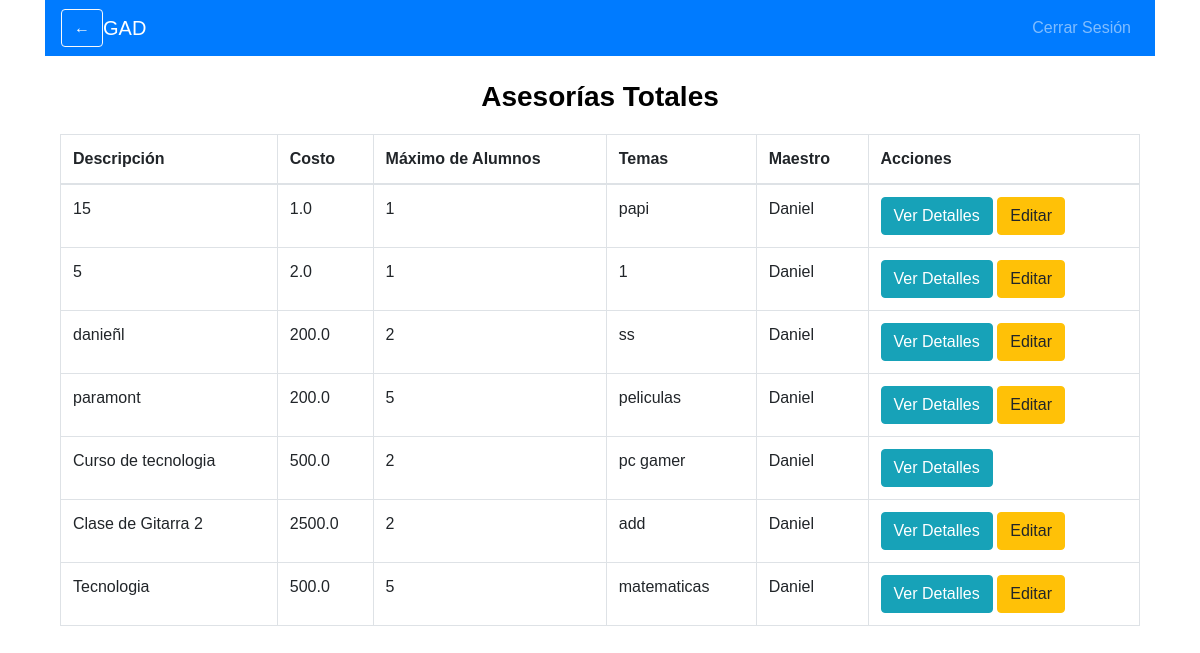
The page /ver_asesorias_totales (signed in) on the database as committed earlier.
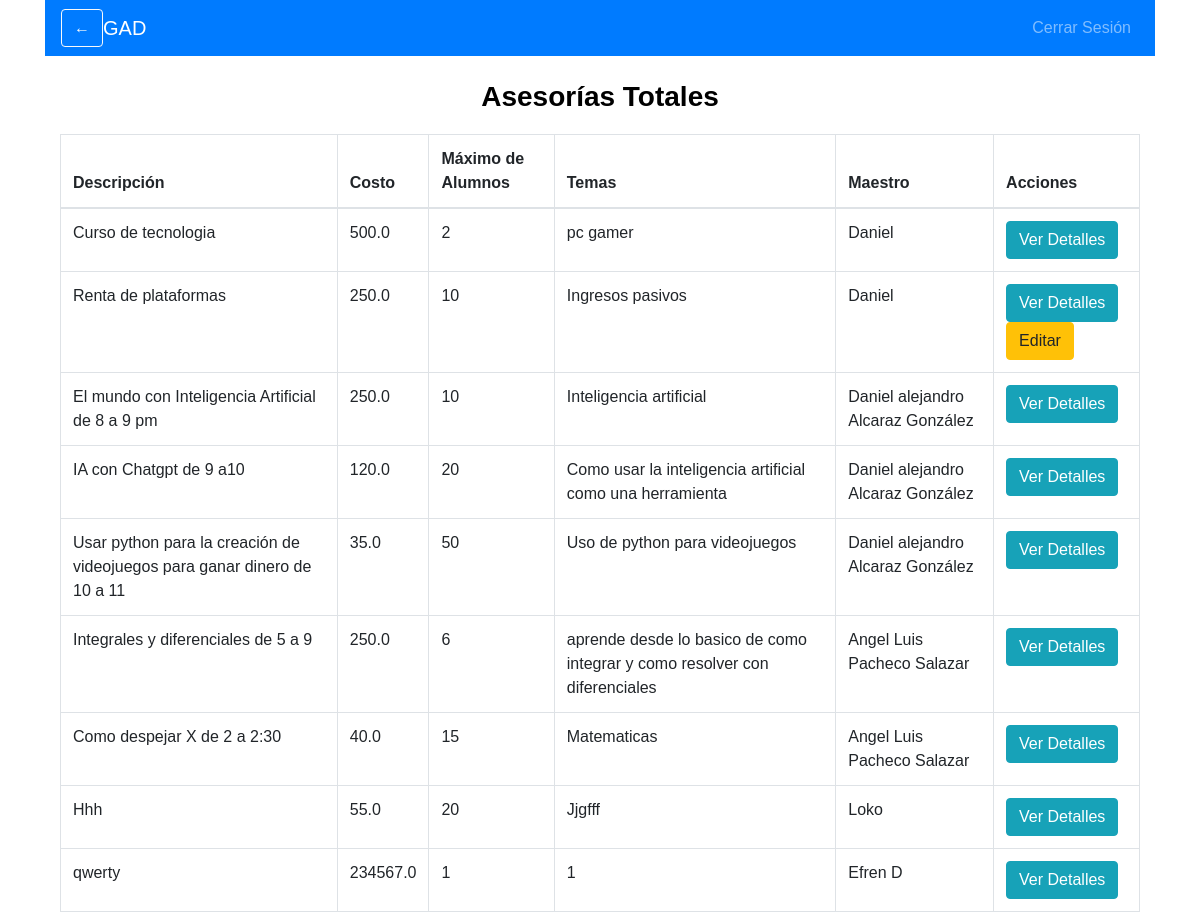
The same page on the database as committed later.
### ProyectoWeb/app.py (models this page shows)
class Asesoria(db.Model):
    id = db.Column(db.Integer, primary_key=True)
    descripcion = db.Column(db.String(200), nullable=False)
    costo = db.Column(db.Float, nullable=False)
    max_alumnos = db.Column(db.Integer, nullable=False)
    temas = db.Column(db.String(200), nullable=False)
    maestro_id = db.Column(db.Integer, db.ForeignKey('user.id'), nullable=False)
    alumnos = db.relationship('User', secondary=asesoria_alumno, back_populates='asesorias')
    total_pagado = db.Column(db.Float, default=0.0)
    meet_link = db.Column(db.String(200), nullable=True)

class User(UserMixin, db.Model):
    id = db.Column(db.Integer, primary_key=True)
    nombre = db.Column(db.String(100), nullable=False)
    email = db.Column(db.String(100), unique=True, nullable=False)
    password = db.Column(db.String(100), nullable=False)
    rol = db.Column(db.String(10), nullable=False)
    especializacion = db.Column(db.String(200), nullable=True)  # Nueva columna
    foto = db.Column(db.String(200), nullable=True)  # Nueva columna
    edad = db.Column(db.Integer, nullable=True)  # Nueva columna
    nivel = db.Column(db.String(50), nullable=True)  # Nueva columna
    asesorias = db.relationship('Asesoria', secondary=asesoria_alumno, back_populates='alumnos')

### ProyectoWeb/app.py (the view)
@app.route('/ver_asesorias_totales')
@login_required
def ver_asesorias_totales():
    asesorias = db.session.query(Asesoria, User).join(User, Asesoria.maestro_id == User.id).all()
    return render_template('ver_asesorias_totales.html', asesorias=asesorias)

### ProyectoWeb/app.py (called while the page is built)
@login_manager.user_loader
def load_user(user_id):
    return User.query.get(int(user_id))

### ProyectoWeb/templates/ver_asesorias_totales.html
{% extends 'base.html' %}
{% block content %}
<nav class="navbar navbar-expand-lg navbar-dark bg-primary">
    <button class="btn btn-outline-light" onclick="window.history.back();">←</button>
    <a class="navbar-brand" href="#">GAD</a>
    <div class="collapse navbar-collapse">
        <ul class="navbar-nav ml-auto">
            <li class="nav-item">
                <a class="nav-link" href="{{ url_for('logout') }}">Cerrar Sesión</a>
            </li>
        </ul>
    </div>
</nav>
<div class="container mt-4">
    <h2 class="text-center">Asesorías Totales</h2>
    <table class="table table-bordered mt-3">
        <thead>
            <tr>
                <th>Descripción</th>
                <th>Costo</th>
                <th>Máximo de Alumnos</th>
                <th>Temas</th>
                <th>Maestro</th>
                <th>Acciones</th>
            </tr>
        </thead>
        <tbody>
            {% for asesoria, maestro in asesorias %}
                <tr>
                    <td>{{ asesoria.descripcion }}</td>
                    <td>{{ asesoria.costo }}</td>
                    <td>{{ asesoria.max_alumnos }}</td>
                    <td>{{ asesoria.temas }}</td>
                    <td>{{ maestro.nombre }}</td>
                    <td>
                        <a href="{{ url_for('ver_asesoria', id=asesoria.id) }}" class="btn btn-info">Ver Detalles</a>
                        {% if current_user.id == maestro.id %}
                            <a href="{{ url_for('editar_asesoria', id=asesoria.id) }}" class="btn btn-warning">Editar</a>
                        {% endif %}
                    </td>
                </tr>
            {% endfor %}
        </tbody>
    </table>
</div>
{% endblock %}

Rows that differ between the two databases and show on the page:
removed Asesoria: descripcion "15", costo "1.0", max_alumnos "1", temas "papi", nombre "Daniel"
removed Asesoria: descripcion "5", costo "2.0", max_alumnos "1", temas "1", nombre "Daniel"
removed Asesoria: descripcion "danieñl", costo "200.0", max_alumnos "2", temas "ss", nombre "Daniel"
removed Asesoria: descripcion "paramont", costo "200.0", max_alumnos "5", temas "peliculas", nombre "Daniel"
changed Asesoria: descripcion "Clase de Gitarra 2" → "Renta de plataformas"; costo "2500.0" → "250.0"; max_alumnos "2" → "10"; temas "add" → "Ingresos pasivos"
changed Asesoria: descripcion "Tecnologia" → "El mundo con Inteligencia Artificial de 8 a 9 pm"; costo "500.0" → "250.0"; max_alumnos "5" → "10"; temas "matematicas" → "Inteligencia artificial"; nombre "Daniel" → "Daniel alejandro Alcaraz González"; no longer shows "Editar"
added Asesoria: descripcion "IA con Chatgpt de 9 a10", costo "120.0", max_alumnos "20", temas "Como usar la inteligencia artificial como una herramienta", nombre "Daniel alejandro Alcaraz González"
added Asesoria: descripcion "Usar python para la creación de videojuegos para ganar dinero de 10 a 11", costo "35.0", max_alumnos "50", temas "Uso de python para videojuegos", nombre "Daniel alejandro Alcaraz González"
added Asesoria: descripcion "Integrales y diferenciales de 5 a 9", costo "250.0", max_alumnos "6", temas "aprende desde lo basico de como integrar y como resolver con diferenciales", nombre "Angel Luis Pacheco Salazar"
added Asesoria: descripcion "Como despejar X de 2 a 2:30", costo "40.0", max_alumnos "15", temas "Matematicas", nombre "Angel Luis Pacheco Salazar"
added Asesoria: descripcion "Hhh", costo "55.0", max_alumnos "20", temas "Jjgfff", nombre "Loko"
added Asesoria: descripcion "qwerty", costo "234567.0", max_alumnos "1", temas "1", nombre "Efren D"
